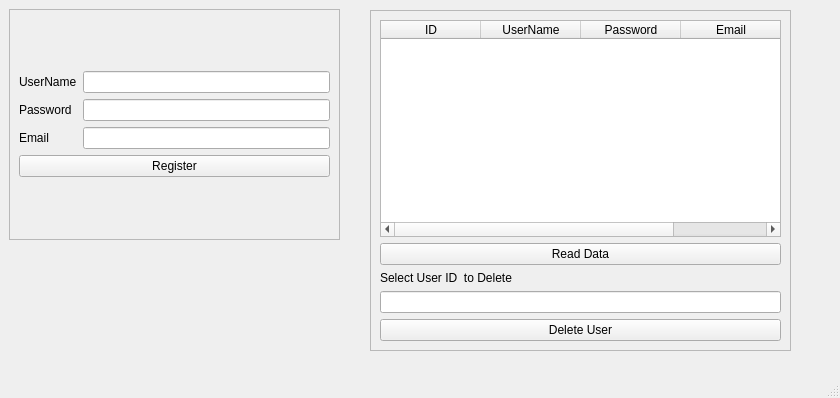
<?xml version="1.0" encoding="UTF-8"?>
<ui version="4.0">
 <class>MainWindow</class>
 <widget class="QMainWindow" name="MainWindow">
  <property name="geometry">
   <rect>
    <x>0</x>
    <y>0</y>
    <width>840</width>
    <height>398</height>
   </rect>
  </property>
  <property name="windowTitle">
   <string>LOGIN FORM</string>
  </property>
  <widget class="QWidget" name="centralwidget">
   <widget class="QFrame" name="Register">
    <property name="geometry">
     <rect>
      <x>9</x>
      <y>9</y>
      <width>331</width>
      <height>231</height>
     </rect>
    </property>
    <property name="frameShape">
     <enum>QFrame::StyledPanel</enum>
    </property>
    <property name="frameShadow">
     <enum>QFrame::Raised</enum>
    </property>
    <layout class="QVBoxLayout" name="verticalLayout_4">
     <item>
      <layout class="QVBoxLayout" name="verticalLayout_3">
       <item>
        <layout class="QHBoxLayout" name="horizontalLayout">
         <item>
          <layout class="QVBoxLayout" name="verticalLayout">
           <item>
            <widget class="QLabel" name="label_2">
             <property name="text">
              <string>UserName</string>
             </property>
            </widget>
           </item>
           <item>
            <widget class="QLabel" name="label_3">
             <property name="text">
              <string>Password</string>
             </property>
            </widget>
           </item>
           <item>
            <widget class="QLabel" name="label_4">
             <property name="text">
              <string>Email</string>
             </property>
            </widget>
           </item>
          </layout>
         </item>
         <item>
          <layout class="QVBoxLayout" name="verticalLayout_2">
           <item>
            <widget class="QLineEdit" name="UserName"/>
           </item>
           <item>
            <widget class="QLineEdit" name="Password"/>
           </item>
           <item>
            <widget class="QLineEdit" name="Email"/>
           </item>
          </layout>
         </item>
        </layout>
       </item>
       <item>
        <widget class="QPushButton" name="Register_User">
         <property name="text">
          <string>Register</string>
         </property>
        </widget>
       </item>
      </layout>
     </item>
    </layout>
   </widget>
   <widget class="QFrame" name="frame">
    <property name="geometry">
     <rect>
      <x>370</x>
      <y>10</y>
      <width>421</width>
      <height>341</height>
     </rect>
    </property>
    <property name="frameShape">
     <enum>QFrame::StyledPanel</enum>
    </property>
    <property name="frameShadow">
     <enum>QFrame::Raised</enum>
    </property>
    <layout class="QVBoxLayout" name="verticalLayout_5">
     <item>
      <widget class="QTableWidget" name="ReadTable">
       <column>
        <property name="text">
         <string>ID</string>
        </property>
       </column>
       <column>
        <property name="text">
         <string>UserName</string>
        </property>
       </column>
       <column>
        <property name="text">
         <string>Password</string>
        </property>
       </column>
       <column>
        <property name="text">
         <string>Email</string>
        </property>
       </column>
      </widget>
     </item>
     <item>
      <widget class="QPushButton" name="ReadData">
       <property name="text">
        <string>Read Data</string>
       </property>
      </widget>
     </item>
     <item>
      <widget class="QLabel" name="del_label">
       <property name="text">
        <string>Select User ID  to Delete</string>
       </property>
      </widget>
     </item>
     <item>
      <widget class="QLineEdit" name="del_choose"/>
     </item>
     <item>
      <widget class="QPushButton" name="DeleteUser">
       <property name="text">
        <string>Delete User</string>
       </property>
      </widget>
     </item>
    </layout>
   </widget>
  </widget>
  <widget class="QMenuBar" name="menubar">
   <property name="geometry">
    <rect>
     <x>0</x>
     <y>0</y>
     <width>840</width>
     <height>21</height>
    </rect>
   </property>
  </widget>
  <widget class="QStatusBar" name="statusbar"/>
 </widget>
 <resources/>
 <connections/>
</ui>
